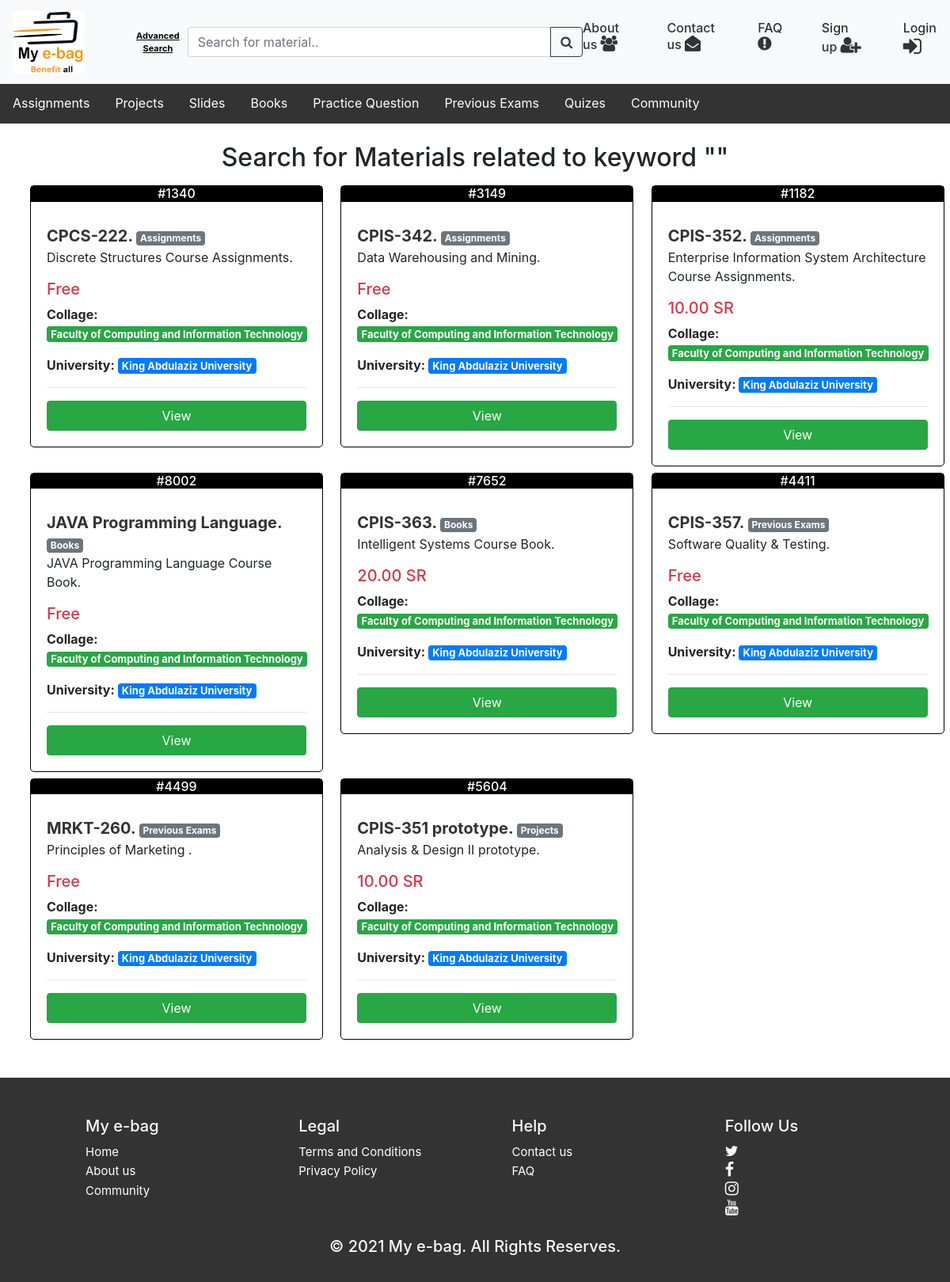
/index.php/document/search_for_material, run on the app's committed database.
### tables this page shows
CREATE TABLE `document` (
  `id` int(11) NOT NULL,
  `user_id` int(11) NOT NULL,
  `university_id` int(11) NOT NULL,
  `faculty_id` int(11) NOT NULL,
  `category_id` int(11) NOT NULL,
  `number` int(11) NOT NULL,
  `title` varchar(255) NOT NULL,
  `description` text NOT NULL,
  `image` varchar(500) DEFAULT NULL,
  `file` varchar(500) NOT NULL,
  `is_free` tinyint(1) NOT NULL DEFAULT 1,
  `price` float DEFAULT NULL,
  `uploaded_at` timestamp NOT NULL DEFAULT current_timestamp(),
  `is_deleted` tinyint(1) NOT NULL DEFAULT 0
);

CREATE TABLE `categories` (
  `id` int(11) NOT NULL,
  `category_name` varchar(100) NOT NULL
);

CREATE TABLE `faculty` (
  `id` int(11) NOT NULL,
  `university_id` int(11) NOT NULL,
  `faculty_name` varchar(100) NOT NULL
);

CREATE TABLE `universities` (
  `id` int(11) NOT NULL,
  `university_name` varchar(100) NOT NULL,
  `img` varchar(100) NOT NULL
);

### application/views/main.php (called while the page is built, shortened)
<?php
    if(isset($sidebar)){
        $this->load->view($header);
        $this->load->view($sidebar);
        $this->load->view($main_content);
    }elseif(isset($header) && isset($footer)){
        $this->load->view($header);
        $this->load->view($main_content);
    }else if(isset($header)){
        $this->load->view($header);
        $this->load->view($main_content);
    }else{
        $this->load->view($main_content);
    }

### application/controllers/Document.php (called while the page is built, shortened)
<?php
class Document extends CI_Controller{
    public function search_for_material(){
        $data['title'] = 'Search for Material';
        $keyword = $this->input->post('search_for_material');
        if($materials_id = $this->Document_model->check_search_for_material($keyword)){
            $search = $this->Document_model->search_for_material($materials_id);
            $data['search_materials'] = $this->Document_model->search_for_material($materials_id);
            $data['keyword'] = $keyword;
            $data['header'] = 'public/includes/header_primary';
            $data['main_content'] = 'public/pages/category';
            $data['footer'] = 'public/includes/footer';
            $this->load->view('main', $data);
        }else{
            $data['no_search_materials'] = 'There ara no any materials ralated to your keyword ' . '"' . $keyword . '"';
            $data['header'] = 'public/includes/header_primary';
            $data['main_content'] = 'public/pages/category';
            $data['footer'] = 'public/includes/footer';
            $this->load->view('main', $data);
        }
    }
}

### index.php (called while the page is built, shortened)
<?php
require_once BASEPATH.'core/CodeIgniter.php';

### application/models/Document_model.php (called while the page is built, shortened)
<?php
class Document_model extends CI_Model{
    public function check_search_for_material($keyword){
        $this->db->select('id');
        $this->db->like('title', $keyword);
        $this->db->or_like('description', $keyword);
        $query = $this->db->get('document');
        if($query->num_rows() > 0){
            return $query->result_array();
        }else{
            return false;
        }
    }
    public function search_for_material($materials_id){
        $result = array();
        for ($i=0; $i < count($materials_id); $i++) {
            $document_id =  "{$materials_id[$i]['id']}";
            $this->db->select('document.*, universities.university_name, faculty.faculty_name, categories.category_name');
            $this->db->join('universities' , 'universities.id = document.university_id');
            $this->db->join('faculty' , 'faculty.id = document.faculty_id');
            $this->db->join('categories' , 'categories.id = document.category_id');
            $query = $this->db->get_where('document', array('document.id' => $document_id));
            $result[$i] = $query->result();
        }
        return $result;
    }
}

### application/views/public/pages/category.php (the view, shortened to what this page needs)
<?php if(isset($materials)) : ?>
        <?php if($this->session->tempdata('cart_message')) : ?>
          <div class="container-fluid">
            <div class="alert alert-success alert-dismissible">
              <button type="button" class="close" data-dismiss="alert">&times;</button>
              <?php echo $this->session->tempdata('cart_message'); ?>, <strong><a href="<?php echo base_url(); ?>User/view_cart/<?php echo $this->session->id; ?>">go to your cart</a></strong>
            </div>
          </div>
        <?php elseif($this->session->tempdata('check_cart_message')) : ?>
          <div class="container-fluid">
            <div class="alert alert-warning alert-dismissible">
              <button type="button" class="close" data-dismiss="alert">&times;</button>
              <?php echo $this->session->tempdata('check_cart_message'); ?>, <strong><a href="<?php echo base_url(); ?>User/view_cart/<?php echo $this->session->id; ?>">check from your cart</a></strong>
            </div>
          </div>
        <?php endif; ?>
      <div class="container-fluid">
        <h2 class="mt-4" style="text-align: center;"><?php echo $heading; ?></h2>
          <div class="row ml-2 mt-2">
          <?php foreach($materials as $material) : ?>
            <div class="col-4 ">
              <div class="mt-2" style="width:370px; border: 1px solid black; border-radius: 5px;">
                  <h6 class="container-fluid" style="text-align: center; color: white; background-color: black;">#<a href="show_material/<?php echo $material->id; ?>" style="color: white;"><?php echo $material->number; ?></a></h6>
                  <div class="card-body">
                      <span class="card-title"><a href="<?php echo base_url(); ?>Document/show_material/<?php echo $material->id; ?>" style="font-size: 20px;"><strong><?php echo $material->title; ?>. </strong></a></span>
                      <span class="badge badge-secondary"><?php echo $material->category_name; ?></span>
                      <p class="card-text"><?php echo $material->description; ?>.</p>
                      <?php if($material->is_free == 1) : ?>
                        <h5 class="card-text text-danger">Free</h5>
                      <?php else : ?>
                        <h5 class="card-text text-danger"><?php
                          echo number_format($material->price, '2', '.', ' ') . ' SR'; ?></h5>
                      <?php endif; ?>
                      <p class="card-text"><strong>Collage: </strong><span class="badge badge-success" style="font-size: small;"><?php echo $material->faculty_name; ?></span></p>
                      <p class="card-text"><strong>University: </strong><span class="badge badge-primary" style="font-size: small;"><?php echo $material->university_name; ?></span></p>
                          <hr>
                          <form action="<?php echo base_url(); ?>Document/show_material/<?php echo $material->id; ?>" method="post">
                            <button type="submit" class="btn btn-success btn-block">View</button>
                          </form>
                  </div>
              </div>
            </div>
          <?php endforeach; ?>
         </div>
         </div>
         <br><br>
<?php elseif(isset($search_materials)) : ?>
  <?php $search_info = $_SESSION['search'];
      $count = count($search_info);
  ?>
  <div class="container-fluid">
        <h2 class="mt-4" style="text-align: center;">Search for Materials related to keyword "<?php echo $keyword; ?>"</h2>
          <div class="row ml-2 mt-2">
          <?php for ($i=0; $i < $count; $i++): ?>
            <div class="col-4 ">
              <div class="mt-2" style="width:370px; border: 1px solid black; border-radius: 5px;">
                  <h6 class="container-fluid" style="text-align: center; color: white; background-color: black;">#<a href="<?php echo base_url(); ?>Document/show_material/<?php echo $search_info[$i][0]->id; ?>" style="color: white;"><?php echo $search_info[$i][0]->number; ?></a></h6>
                  <div class="card-body">
                      <span class="card-title"><a href="<?php echo base_url(); ?>Document/show_material/<?php echo $search_info[$i][0]->id; ?>" style="font-size: 20px;"><strong><?php echo $search_info[$i][0]->title; ?>. </strong></a></span>
                      <span class="badge badge-secondary"><?php echo $search_info[$i][0]->category_name; ?></span>
                      <p class="card-text"><?php echo $search_info[$i][0]->description; ?>.</p>
                      <?php if($search_info[$i][0]->is_free == 1) : ?>
                        <h5 class="card-text text-danger">Free</h5>
                      <?php else : ?>
                        <h5 class="card-text text-danger"><?php
                          echo number_format($search_info[$i][0]->price, '2', '.', ' ') . ' SR'; ?></h5>
                      <?php endif; ?>
                      <p class="card-text"><strong>Collage: </strong><span class="badge badge-success" style="font-size: small;"><?php echo $search_info[$i][0]->faculty_name; ?></span></p>
                      <p class="card-text"><strong>University: </strong><span class="badge badge-primary" style="font-size: small;"><?php echo $search_info[$i][0]->university_name; ?></span></p>
                          <hr>
                          <a href="<?php echo base_url(); ?>Document/show_material/<?php echo $search_info[$i][0]->id; ?>" class="btn btn-success btn-block">View</a>
                  </div>
              </div>
            </div>
          <?php endfor; ?>
         </div>
         </div>
         <br><br>
<?php endif; ?>

### assets/css/public/style.css (style rules this page uses)
a { color: #333; }

### data on the page
document: number "1340", title "CPCS-222", category.category_name "Assignments", description "Discrete Structures Course Assignments", is_free "Free", faculty.faculty_name "Faculty of Computing and Information Technology", university.university_name "King Abdulaziz University"
document: number "3149", title "CPIS-342", category.category_name "Assignments", description "Data Warehousing and Mining", is_free "Free", faculty.faculty_name "Faculty of Computing and Information Technology", university.university_name "King Abdulaziz University"
document: number "1182", title "CPIS-352", category.category_name "Assignments", description "Enterprise Information System Architecture Course Assignments", price "10.00", faculty.faculty_name "Faculty of Computing and Information Technology", university.university_name "King Abdulaziz University"
document: number "8002", title "JAVA Programming Language", category.category_name "Books", description "JAVA Programming Language Course Book", is_free "Free", faculty.faculty_name "Faculty of Computing and Information Technology", university.university_name "King Abdulaziz University"
document: number "7652", title "CPIS-363", category.category_name "Books", description "Intelligent Systems Course Book", price "20.00", faculty.faculty_name "Faculty of Computing and Information Technology", university.university_name "King Abdulaziz University"
document: number "4411", title "CPIS-357", category.category_name "Previous Exams", description "Software Quality & Testing", is_free "Free", faculty.faculty_name "Faculty of Computing and Information Technology", university.university_name "King Abdulaziz University"
document: number "4499", title "MRKT-260", category.category_name "Previous Exams", description "Principles of Marketing", is_free "Free", faculty.faculty_name "Faculty of Computing and Information Technology", university.university_name "King Abdulaziz University"
document: number "5604", title "CPIS-351 prototype", category.category_name "Projects", description "Analysis & Design II prototype", price "10.00", faculty.faculty_name "Faculty of Computing and Information Technology", university.university_name "King Abdulaziz University"
